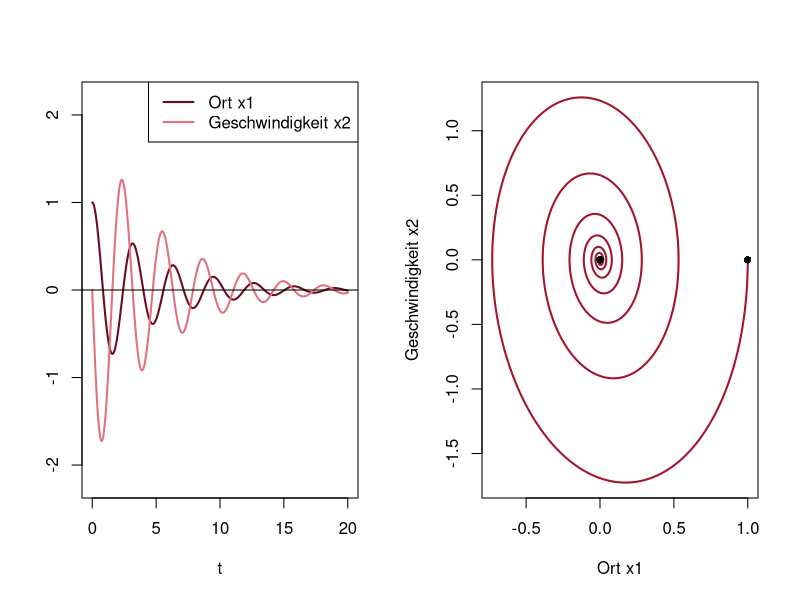

Write the R code that produced this figure.
# Abb. 4.6: gedämpfter Oszillator (Buch, Abschnitt 4.1, Gl. 4.5 und 4.6)
# m x'' + mu x' + k x = 0 als System dx1/dt = x2, dx2/dt = -(k x1 + mu x2)/m  mit m = 1, mu = 0.4, k = 4, x1(0) = 1, x2(0) = 0
# (c) 2026 Philipp Kügler · Programm zum Buch „Dynamische Systeme in den Lebenswissenschaften“ · MIT-Lizenz (siehe LICENSE)
library(deSolve)                         # Paket deSolve: install.packages("deSolve")
m <- 1; mu <- 0.4; k <- 4
f <- function(t, z) c(z[2], -(k * z[1] + mu * z[2]) / m)
loese <- function(f, z0, t) ode(z0, t, function(t, z, p) list(f(t, z)), NULL, method = "lsoda", rtol = 1e-10, atol = 1e-12)

x <- loese(f, c(1, 0), seq(0, 20, length.out = 2001))
for (tt in c(5, 10, 20)) {
  i <- which(x[, 1] >= tt - 1e-9)[1]
  cat(sprintf("t = %2d: x1 = %7.4f,  x2 = %7.4f\n", tt, x[i, 2], x[i, 3]))
}
par(mfrow = c(1, 2))
plot(x[, 1], x[, 2], type = "l", col = rgb(0.43, 0.04, 0.12), lwd = 2, ylim = c(-2.2, 2.2), xlab = "t", ylab = "")
lines(x[, 1], x[, 3], col = rgb(0.89, 0.44, 0.49), lwd = 2); abline(h = 0)
legend("topright", legend = c("Ort x1", "Geschwindigkeit x2"), col = c(rgb(0.43, 0.04, 0.12), rgb(0.89, 0.44, 0.49)), lwd = 2)
plot(x[, 2], x[, 3], type = "l", col = rgb(0.64, 0.08, 0.18), lwd = 2, xlab = "Ort x1", ylab = "Geschwindigkeit x2")
points(c(1, 0), c(0, 0), pch = 16)
